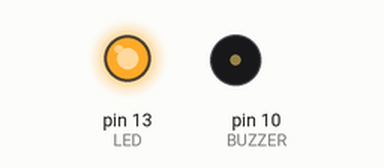
This sketch was run on a simulated Arduino Uno, built with avr-gcc and run on an emulated ATmega328P. Parts: output pins drawn as LEDs (lit = HIGH), buzzer (waves = sounding, pin HIGH).

Above: at 1.1 s.
At 3.2 s:
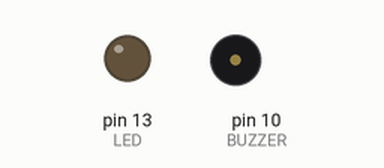
Timing chart, 0 to 5.5 s (numbered marks = the images above):
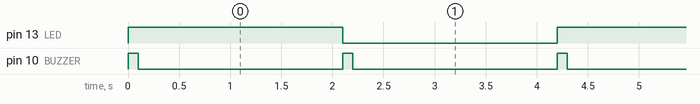

Measured:
- by itself, pin 13 (LED): alternates HIGH for 2.1 s and LOW for 2.1 s
- by itself, pin 10 (BUZZER): alternates HIGH for 0.10 s and LOW for 2.0 s
- by itself, everything shown: repeats every 4.2 s, in 4 steps

The sketch:

test_20210203.ino
```cpp
const int LED = 13;
const int HIGH_VAL = 1;
const int LOW_VAL = 0;
#define BUZZER 10

void setup() {
  pinMode(LED, OUTPUT);
  pinMode(BUZZER, OUTPUT);
}

void loop() {
  digitalWrite(LED, HIGH_VAL);
  buzStart();
  delay(2000);

  digitalWrite(LED, LOW_VAL);
  buzStart();
  delay(2000);
}

void buzStart(){
  digitalWrite (BUZZER, HIGH_VAL);
  delay(100);
  digitalWrite (BUZZER, LOW_VAL);
}
```
